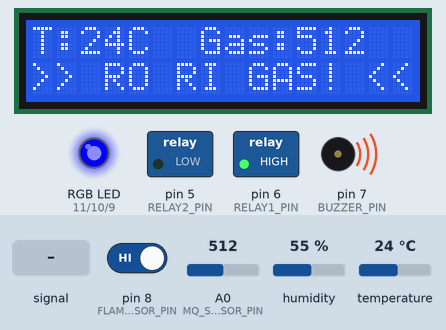
Simulated run of this sketch. Board: Arduino Uno, built with avr-gcc and run on an emulated ATmega328P. Shown: 16×2 character LCD, switched loads named in the sketch (green lamp = pin HIGH), an RGB LED mixed from three pins (HIGH = lit), buzzer (waves = sounding). The test bench sets the inputs (shaded band); at power-on: temperature 24 °C, A0 (MQ_SENSOR_PIN) = 512, pin 8 (FLAME_SENSOR_PIN) HIGH, humidity 55 %. Dim RGB values are drawn brighter than linear; what the sketch prints to the serial monitor is not drawn.

Above: at 3.2 s.
3.3 s: A0 (MQ_SENSOR_PIN) fed a 200 Hz sine of ±460 counts around its level
At 3.78 s:
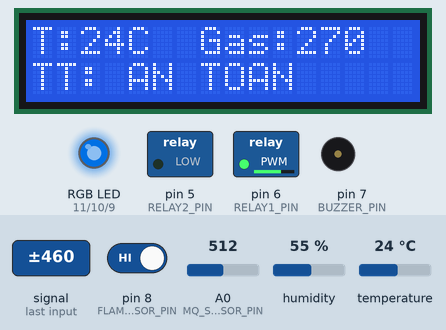
5.7 s: temperature set to 41 °C
At 8.9 s:
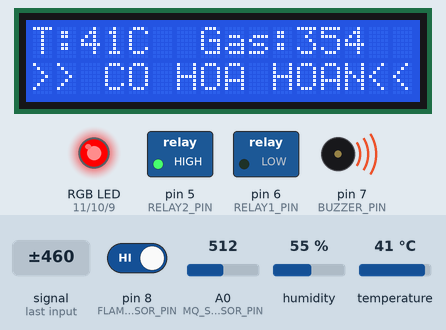
11.0 s: temperature set to 19 °C
At 12.94 s:
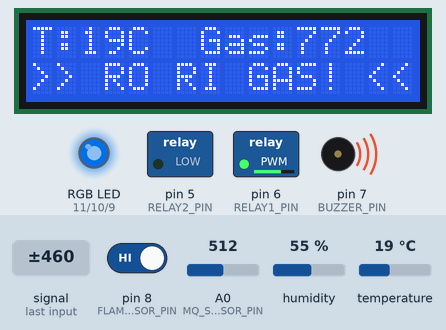
19.6 s: A0 (MQ_SENSOR_PIN) set to 1023
At 20.9 s:
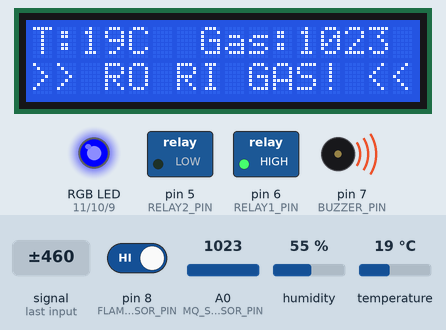
21.6 s: pin 8 (FLAME_SENSOR_PIN) driven LOW
At 21.89 s:
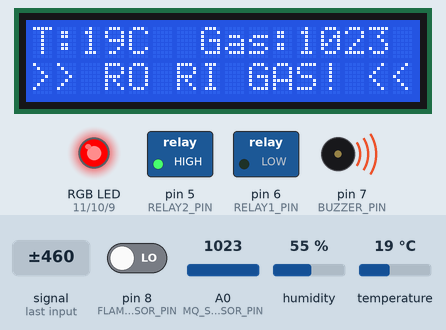
Timing chart, 0 to 24.6 s (numbered marks = the images above; inputs shaded):
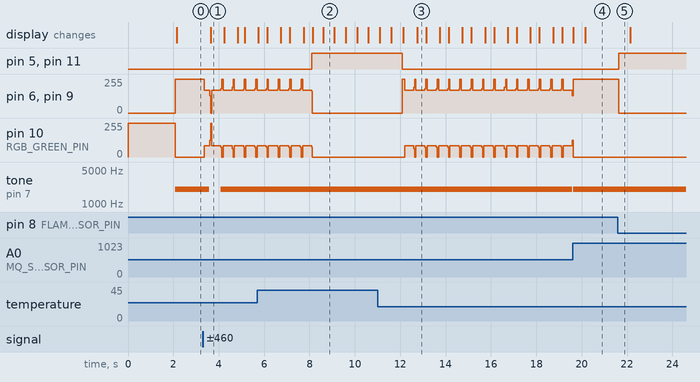

The sketch:

uno_r3.ino
```cpp
#include <Wire.h>
#include <LiquidCrystal_I2C.h>
#include <DHT.h>
#include <SoftwareSerial.h>

#define MQ_SENSOR_PIN A0
#define DHTPIN A1
#define FLAME_SENSOR_PIN 8
#define BUZZER_PIN 7
#define RELAY1_PIN 6
#define RELAY2_PIN 5
#define RGB_RED_PIN 11
#define RGB_GREEN_PIN 10
#define RGB_BLUE_PIN 9
#define DHTTYPE DHT22

#define GAS_THRESHOLD_ON 300
#define GAS_THRESHOLD_OFF 260
#define TEMP_THRESHOLD 40

SoftwareSerial espSerial(2, 3);
DHT dht(DHTPIN, DHTTYPE);
LiquidCrystal_I2C lcd(0x27, 16, 2);

unsigned long previousMillisESP = 0;
const long intervalESP = 500; // Gửi lên mạng mỗi 500ms

unsigned long previousMillisDHT = 0;
const long intervalDHT = 2000; // DHT22 cần 2s để đọc 1 lần

bool isGasLeaking = false;
float t = 0.0;
float h = 0.0;

void setup() {
  Serial.begin(9600);
  espSerial.begin(9600);

  pinMode(MQ_SENSOR_PIN, INPUT); pinMode(FLAME_SENSOR_PIN, INPUT);
  pinMode(BUZZER_PIN, OUTPUT); pinMode(RELAY1_PIN, OUTPUT); pinMode(RELAY2_PIN, OUTPUT);
  pinMode(RGB_RED_PIN, OUTPUT); pinMode(RGB_GREEN_PIN, OUTPUT); pinMode(RGB_BLUE_PIN, OUTPUT);

  noTone(BUZZER_PIN);
  digitalWrite(RELAY1_PIN, LOW); digitalWrite(RELAY2_PIN, LOW);
  digitalWrite(RGB_RED_PIN, LOW); digitalWrite(RGB_GREEN_PIN, HIGH); digitalWrite(RGB_BLUE_PIN, LOW);

  dht.begin();
  lcd.init(); lcd.backlight();
  lcd.setCursor(0, 0); lcd.print("He Thong PCCC");
  delay(2000); lcd.clear();

  t = dht.readTemperature();
  h = dht.readHumidity();
}

void loop() {
  unsigned long currentMillis = millis();

  // Bắt đầu bấm giờ đo tốc độ chip
  unsigned long startProcess = millis();

  // 1. ĐỌC CẢM BIẾN TỐC ĐỘ CAO
  int gasValue = analogRead(MQ_SENSOR_PIN);
  int flameState = digitalRead(FLAME_SENSOR_PIN);

  if (currentMillis - previousMillisDHT >= intervalDHT) {
    previousMillisDHT = currentMillis;
    float newT = dht.readTemperature();
    float newH = dht.readHumidity();
    if (!isnan(newT)) { t = newT; h = newH; }
  }

  // Logic Hysteresis
  if (gasValue >= GAS_THRESHOLD_ON) isGasLeaking = true;
  else if (gasValue <= GAS_THRESHOLD_OFF) isGasLeaking = false;

  int systemStatus = 0;

  // 2. KÍCH HOẠT RƠ-LE NGAY LẬP TỨC (Không bị chặn thời gian)
  if (flameState == LOW || t >= TEMP_THRESHOLD) {
    systemStatus = 2;
    tone(BUZZER_PIN, 2000);
    digitalWrite(RELAY1_PIN, LOW); digitalWrite(RELAY2_PIN, HIGH);
    digitalWrite(RGB_RED_PIN, HIGH); digitalWrite(RGB_GREEN_PIN, LOW); digitalWrite(RGB_BLUE_PIN, LOW);
  }
  else if (isGasLeaking) {
    systemStatus = 1;
    tone(BUZZER_PIN, 2000);
    digitalWrite(RELAY1_PIN, HIGH); digitalWrite(RELAY2_PIN, LOW);
    digitalWrite(RGB_RED_PIN, LOW); digitalWrite(RGB_GREEN_PIN, LOW); digitalWrite(RGB_BLUE_PIN, HIGH);
  }
  else {
    systemStatus = 0;
    noTone(BUZZER_PIN);
    digitalWrite(RELAY1_PIN, LOW); digitalWrite(RELAY2_PIN, LOW);
    digitalWrite(RGB_RED_PIN, LOW); digitalWrite(RGB_GREEN_PIN, HIGH); digitalWrite(RGB_BLUE_PIN, LOW);
  }

  unsigned long endProcess = millis();
  unsigned long timeProcess = endProcess - startProcess;

  // 3. GỬI DỮ LIỆU ĐI ĐỊNH KỲ 500ms
  if (currentMillis - previousMillisESP >= intervalESP) {
    previousMillisESP = currentMillis;

    lcd.setCursor(0, 0);
    lcd.print("T:"); lcd.print((int)t); lcd.print("C  ");
    lcd.print("Gas:"); lcd.print(gasValue); lcd.print("   ");

    lcd.setCursor(0, 1);
    if (systemStatus == 2) lcd.print(">> CO HOA HOAN<<");
    else if (systemStatus == 1) lcd.print(">> RO RI GAS! <<");
    else lcd.print("TT: AN TOAN     ");

    // Đoạn này in ra log cho tui copy nè
    if (systemStatus != 0) {
        Serial.print("Thoi gian xu ly (T_processing): ");
        Serial.print(timeProcess);
        Serial.println(" ms");
    }

    String dataPacket = String(t) + "," + String(h) + "," + String(gasValue) + "," + String(flameState) + "," + String(systemStatus);
    espSerial.println(dataPacket);
  }
}
```

Measured:
- after the input at 5.7 s, pin 5 (RELAY2_PIN), pin 11 (RGB_RED_PIN): LOW → HIGH after 2.4 s; pin 10 (RGB_GREEN_PIN): goes on until 8.1 s, then stays 0/255; the display: first differs from a run without the input after 2.4 s (image 2 shows a later state)
- after the input at 19.6 s, tone on pin 7 (BUZZER_PIN): silent → 2000 Hz after 0.04 s instead of 0.48 s
- after the input at 21.6 s, pin 5 (RELAY2_PIN), pin 11 (RGB_RED_PIN): LOW → HIGH at once; pin 6 (RELAY1_PIN), pin 9 (RGB_BLUE_PIN): 255/255 → 0/255 at once
- what the display in image 2 shows lasts 0.5 s, from 8.6 s to 9.1 s
